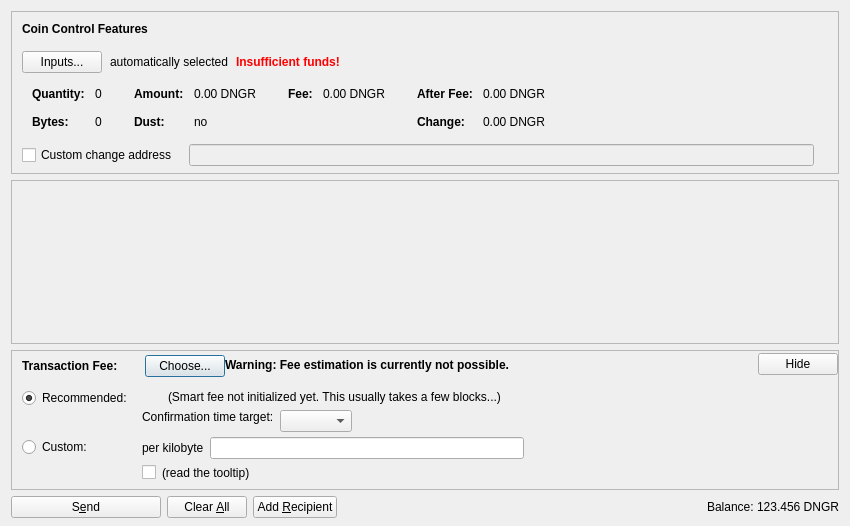
<?xml version="1.0" encoding="UTF-8"?>
<ui version="4.0">
 <class>SendCoinsDialog</class>
 <widget class="QDialog" name="SendCoinsDialog">
  <property name="geometry">
   <rect>
    <x>0</x>
    <y>0</y>
    <width>850</width>
    <height>526</height>
   </rect>
  </property>
  <property name="windowTitle">
   <string>Send Coins</string>
  </property>
  <layout class="QVBoxLayout" name="verticalLayout" stretch="0,1,0,0">
   <property name="bottomMargin">
    <number>8</number>
   </property>
   <item>
    <widget class="QFrame" name="frameCoinControl">
     <property name="sizePolicy">
      <sizepolicy hsizetype="Expanding" vsizetype="Expanding">
       <horstretch>0</horstretch>
       <verstretch>0</verstretch>
      </sizepolicy>
     </property>
     <property name="maximumSize">
      <size>
       <width>16777215</width>
       <height>16777215</height>
      </size>
     </property>
     <property name="frameShape">
      <enum>QFrame::StyledPanel</enum>
     </property>
     <property name="frameShadow">
      <enum>QFrame::Sunken</enum>
     </property>
     <layout class="QVBoxLayout" name="verticalLayoutCoinControl2">
      <property name="spacing">
       <number>0</number>
      </property>
      <property name="leftMargin">
       <number>0</number>
      </property>
      <property name="topMargin">
       <number>0</number>
      </property>
      <property name="rightMargin">
       <number>0</number>
      </property>
      <property name="bottomMargin">
       <number>6</number>
      </property>
      <item>
       <layout class="QVBoxLayout" name="verticalLayoutCoinControl" stretch="0,0,0,0,1">
        <property name="spacing">
         <number>0</number>
        </property>
        <property name="leftMargin">
         <number>10</number>
        </property>
        <property name="topMargin">
         <number>10</number>
        </property>
        <item>
         <layout class="QHBoxLayout" name="horizontalLayoutCoinControl1">
          <property name="bottomMargin">
           <number>15</number>
          </property>
          <item>
           <widget class="QLabel" name="labelCoinControlFeatures">
            <property name="sizePolicy">
             <sizepolicy hsizetype="Preferred" vsizetype="Maximum">
              <horstretch>0</horstretch>
              <verstretch>0</verstretch>
             </sizepolicy>
            </property>
            <property name="font">
             <font>
              <weight>75</weight>
              <bold>true</bold>
             </font>
            </property>
            <property name="styleSheet">
             <string notr="true">font-weight:bold;</string>
            </property>
            <property name="text">
             <string>Coin Control Features</string>
            </property>
           </widget>
          </item>
         </layout>
        </item>
        <item>
         <layout class="QHBoxLayout" name="horizontalLayoutCoinControl2" stretch="0,0,0,0">
          <property name="spacing">
           <number>8</number>
          </property>
          <property name="bottomMargin">
           <number>10</number>
          </property>
          <item>
           <widget class="QPushButton" name="pushButtonCoinControl">
            <property name="styleSheet">
             <string notr="true"/>
            </property>
            <property name="text">
             <string>Inputs...</string>
            </property>
            <property name="autoDefault">
             <bool>false</bool>
            </property>
           </widget>
          </item>
          <item>
           <widget class="QLabel" name="labelCoinControlAutomaticallySelected">
            <property name="text">
             <string>automatically selected</string>
            </property>
            <property name="margin">
             <number>5</number>
            </property>
           </widget>
          </item>
          <item>
           <widget class="QLabel" name="labelCoinControlInsuffFunds">
            <property name="font">
             <font>
              <weight>75</weight>
              <bold>true</bold>
             </font>
            </property>
            <property name="styleSheet">
             <string notr="true">color:red;font-weight:bold;</string>
            </property>
            <property name="text">
             <string>Insufficient funds!</string>
            </property>
            <property name="margin">
             <number>5</number>
            </property>
           </widget>
          </item>
          <item>
           <spacer name="horizontalSpacerCoinControl">
            <property name="orientation">
             <enum>Qt::Horizontal</enum>
            </property>
            <property name="sizeHint" stdset="0">
             <size>
              <width>40</width>
              <height>1</height>
             </size>
            </property>
           </spacer>
          </item>
         </layout>
        </item>
        <item>
         <widget class="QWidget" name="widgetCoinControl" native="true">
          <property name="sizePolicy">
           <sizepolicy hsizetype="Preferred" vsizetype="Preferred">
            <horstretch>0</horstretch>
            <verstretch>0</verstretch>
           </sizepolicy>
          </property>
          <property name="minimumSize">
           <size>
            <width>0</width>
            <height>0</height>
           </size>
          </property>
          <property name="styleSheet">
           <string notr="true"/>
          </property>
          <layout class="QHBoxLayout" name="horizontalLayoutCoinControl5">
           <property name="leftMargin">
            <number>0</number>
           </property>
           <property name="topMargin">
            <number>0</number>
           </property>
           <property name="rightMargin">
            <number>0</number>
           </property>
           <property name="bottomMargin">
            <number>0</number>
           </property>
           <item>
            <layout class="QHBoxLayout" name="horizontalLayoutCoinControl3" stretch="0,0,0,1">
             <property name="spacing">
              <number>20</number>
             </property>
             <property name="topMargin">
              <number>0</number>
             </property>
             <property name="bottomMargin">
              <number>10</number>
             </property>
             <item>
              <layout class="QFormLayout" name="formLayoutCoinControl1">
               <property name="horizontalSpacing">
                <number>10</number>
               </property>
               <property name="verticalSpacing">
                <number>14</number>
               </property>
               <property name="leftMargin">
                <number>10</number>
               </property>
               <property name="topMargin">
                <number>4</number>
               </property>
               <property name="rightMargin">
                <number>6</number>
               </property>
               <item row="0" column="0">
                <widget class="QLabel" name="labelCoinControlQuantityText">
                 <property name="font">
                  <font>
                   <weight>75</weight>
                   <bold>true</bold>
                  </font>
                 </property>
                 <property name="text">
                  <string>Quantity:</string>
                 </property>
                 <property name="margin">
                  <number>0</number>
                 </property>
                </widget>
               </item>
               <item row="0" column="1">
                <widget class="QLabel" name="labelCoinControlQuantity">
                 <property name="cursor">
                  <cursorShape>IBeamCursor</cursorShape>
                 </property>
                 <property name="contextMenuPolicy">
                  <enum>Qt::ActionsContextMenu</enum>
                 </property>
                 <property name="text">
                  <string notr="true">0</string>
                 </property>
                 <property name="margin">
                  <number>0</number>
                 </property>
                 <property name="textInteractionFlags">
                  <set>Qt::LinksAccessibleByMouse|Qt::TextSelectableByKeyboard|Qt::TextSelectableByMouse</set>
                 </property>
                </widget>
               </item>
               <item row="1" column="0">
                <widget class="QLabel" name="labelCoinControlBytesText">
                 <property name="font">
                  <font>
                   <weight>75</weight>
                   <bold>true</bold>
                  </font>
                 </property>
                 <property name="text">
                  <string>Bytes:</string>
                 </property>
                </widget>
               </item>
               <item row="1" column="1">
                <widget class="QLabel" name="labelCoinControlBytes">
                 <property name="cursor">
                  <cursorShape>IBeamCursor</cursorShape>
                 </property>
                 <property name="contextMenuPolicy">
                  <enum>Qt::ActionsContextMenu</enum>
                 </property>
                 <property name="text">
                  <string notr="true">0</string>
                 </property>
                 <property name="textInteractionFlags">
                  <set>Qt::LinksAccessibleByMouse|Qt::TextSelectableByKeyboard|Qt::TextSelectableByMouse</set>
                 </property>
                </widget>
               </item>
              </layout>
             </item>
             <item>
              <layout class="QFormLayout" name="formLayoutCoinControl2">
               <property name="horizontalSpacing">
                <number>10</number>
               </property>
               <property name="verticalSpacing">
                <number>14</number>
               </property>
               <property name="leftMargin">
                <number>6</number>
               </property>
               <property name="topMargin">
                <number>4</number>
               </property>
               <property name="rightMargin">
                <number>6</number>
               </property>
               <item row="0" column="0">
                <widget class="QLabel" name="labelCoinControlAmountText">
                 <property name="font">
                  <font>
                   <weight>75</weight>
                   <bold>true</bold>
                  </font>
                 </property>
                 <property name="text">
                  <string>Amount:</string>
                 </property>
                 <property name="margin">
                  <number>0</number>
                 </property>
                </widget>
               </item>
               <item row="0" column="1">
                <widget class="QLabel" name="labelCoinControlAmount">
                 <property name="cursor">
                  <cursorShape>IBeamCursor</cursorShape>
                 </property>
                 <property name="contextMenuPolicy">
                  <enum>Qt::ActionsContextMenu</enum>
                 </property>
                 <property name="text">
                  <string notr="true">0.00 DNGR</string>
                 </property>
                 <property name="textInteractionFlags">
                  <set>Qt::LinksAccessibleByMouse|Qt::TextSelectableByKeyboard|Qt::TextSelectableByMouse</set>
                 </property>
                </widget>
               </item>
               <item row="1" column="0">
                <widget class="QLabel" name="labelCoinControlLowOutputText">
                 <property name="font">
                  <font>
                   <weight>75</weight>
                   <bold>true</bold>
                  </font>
                 </property>
                 <property name="text">
                  <string>Dust:</string>
                 </property>
                </widget>
               </item>
               <item row="1" column="1">
                <widget class="QLabel" name="labelCoinControlLowOutput">
                 <property name="cursor">
                  <cursorShape>IBeamCursor</cursorShape>
                 </property>
                 <property name="contextMenuPolicy">
                  <enum>Qt::ActionsContextMenu</enum>
                 </property>
                 <property name="text">
                  <string notr="true">no</string>
                 </property>
                 <property name="textInteractionFlags">
                  <set>Qt::LinksAccessibleByMouse|Qt::TextSelectableByKeyboard|Qt::TextSelectableByMouse</set>
                 </property>
                </widget>
               </item>
              </layout>
             </item>
             <item>
              <layout class="QFormLayout" name="formLayoutCoinControl3">
               <property name="horizontalSpacing">
                <number>10</number>
               </property>
               <property name="verticalSpacing">
                <number>14</number>
               </property>
               <property name="leftMargin">
                <number>6</number>
               </property>
               <property name="topMargin">
                <number>4</number>
               </property>
               <property name="rightMargin">
                <number>6</number>
               </property>
               <item row="0" column="0">
                <widget class="QLabel" name="labelCoinControlFeeText">
                 <property name="font">
                  <font>
                   <weight>75</weight>
                   <bold>true</bold>
                  </font>
                 </property>
                 <property name="text">
                  <string>Fee:</string>
                 </property>
                 <property name="margin">
                  <number>0</number>
                 </property>
                </widget>
               </item>
               <item row="0" column="1">
                <widget class="QLabel" name="labelCoinControlFee">
                 <property name="cursor">
                  <cursorShape>IBeamCursor</cursorShape>
                 </property>
                 <property name="contextMenuPolicy">
                  <enum>Qt::ActionsContextMenu</enum>
                 </property>
                 <property name="text">
                  <string notr="true">0.00 DNGR</string>
                 </property>
                 <property name="textInteractionFlags">
                  <set>Qt::LinksAccessibleByMouse|Qt::TextSelectableByKeyboard|Qt::TextSelectableByMouse</set>
                 </property>
                </widget>
               </item>
              </layout>
             </item>
             <item>
              <layout class="QFormLayout" name="formLayoutCoinControl4">
               <property name="horizontalSpacing">
                <number>10</number>
               </property>
               <property name="verticalSpacing">
                <number>14</number>
               </property>
               <property name="leftMargin">
                <number>6</number>
               </property>
               <property name="topMargin">
                <number>4</number>
               </property>
               <property name="rightMargin">
                <number>6</number>
               </property>
               <item row="0" column="0">
                <widget class="QLabel" name="labelCoinControlAfterFeeText">
                 <property name="font">
                  <font>
                   <weight>75</weight>
                   <bold>true</bold>
                  </font>
                 </property>
                 <property name="text">
                  <string>After Fee:</string>
                 </property>
                 <property name="margin">
                  <number>0</number>
                 </property>
                </widget>
               </item>
               <item row="0" column="1">
                <widget class="QLabel" name="labelCoinControlAfterFee">
                 <property name="cursor">
                  <cursorShape>IBeamCursor</cursorShape>
                 </property>
                 <property name="contextMenuPolicy">
                  <enum>Qt::ActionsContextMenu</enum>
                 </property>
                 <property name="text">
                  <string notr="true">0.00 DNGR</string>
                 </property>
                 <property name="textInteractionFlags">
                  <set>Qt::LinksAccessibleByMouse|Qt::TextSelectableByKeyboard|Qt::TextSelectableByMouse</set>
                 </property>
                </widget>
               </item>
               <item row="1" column="0">
                <widget class="QLabel" name="labelCoinControlChangeText">
                 <property name="font">
                  <font>
                   <weight>75</weight>
                   <bold>true</bold>
                  </font>
                 </property>
                 <property name="text">
                  <string>Change:</string>
                 </property>
                </widget>
               </item>
               <item row="1" column="1">
                <widget class="QLabel" name="labelCoinControlChange">
                 <property name="cursor">
                  <cursorShape>IBeamCursor</cursorShape>
                 </property>
                 <property name="contextMenuPolicy">
                  <enum>Qt::ActionsContextMenu</enum>
                 </property>
                 <property name="text">
                  <string notr="true">0.00 DNGR</string>
                 </property>
                 <property name="textInteractionFlags">
                  <set>Qt::LinksAccessibleByMouse|Qt::TextSelectableByKeyboard|Qt::TextSelectableByMouse</set>
                 </property>
                </widget>
               </item>
              </layout>
             </item>
            </layout>
           </item>
          </layout>
         </widget>
        </item>
        <item>
         <layout class="QHBoxLayout" name="horizontalLayoutCoinControl4" stretch="0,0,0">
          <property name="spacing">
           <number>12</number>
          </property>
          <property name="sizeConstraint">
           <enum>QLayout::SetDefaultConstraint</enum>
          </property>
          <property name="topMargin">
           <number>5</number>
          </property>
          <property name="rightMargin">
           <number>5</number>
          </property>
          <item>
           <widget class="QCheckBox" name="checkBoxCoinControlChange">
            <property name="toolTip">
             <string>If this is activated, but the change address is empty or invalid, change will be sent to a newly generated address.</string>
            </property>
            <property name="text">
             <string>Custom change address</string>
            </property>
           </widget>
          </item>
          <item>
           <widget class="QValidatedLineEdit" name="lineEditCoinControlChange">
            <property name="enabled">
             <bool>false</bool>
            </property>
            <property name="sizePolicy">
             <sizepolicy hsizetype="Expanding" vsizetype="Fixed">
              <horstretch>0</horstretch>
              <verstretch>0</verstretch>
             </sizepolicy>
            </property>
           </widget>
          </item>
          <item>
           <widget class="QLabel" name="labelCoinControlChangeLabel">
            <property name="sizePolicy">
             <sizepolicy hsizetype="Preferred" vsizetype="Expanding">
              <horstretch>0</horstretch>
              <verstretch>0</verstretch>
             </sizepolicy>
            </property>
            <property name="minimumSize">
             <size>
              <width>0</width>
              <height>0</height>
             </size>
            </property>
            <property name="text">
             <string/>
            </property>
            <property name="margin">
             <number>3</number>
            </property>
           </widget>
          </item>
         </layout>
        </item>
        <item>
         <spacer name="verticalSpacerCoinControl">
          <property name="orientation">
           <enum>Qt::Vertical</enum>
          </property>
          <property name="sizeHint" stdset="0">
           <size>
            <width>800</width>
            <height>1</height>
           </size>
          </property>
         </spacer>
        </item>
       </layout>
      </item>
     </layout>
    </widget>
   </item>
   <item>
    <widget class="QScrollArea" name="scrollArea">
     <property name="widgetResizable">
      <bool>true</bool>
     </property>
     <widget class="QWidget" name="scrollAreaWidgetContents">
      <property name="geometry">
       <rect>
        <x>0</x>
        <y>0</y>
        <width>830</width>
        <height>104</height>
       </rect>
      </property>
      <layout class="QVBoxLayout" name="verticalLayout_2" stretch="0,1">
       <property name="leftMargin">
        <number>0</number>
       </property>
       <property name="topMargin">
        <number>0</number>
       </property>
       <property name="rightMargin">
        <number>0</number>
       </property>
       <property name="bottomMargin">
        <number>0</number>
       </property>
       <item>
        <layout class="QVBoxLayout" name="entries">
         <property name="spacing">
          <number>6</number>
         </property>
        </layout>
       </item>
       <item>
        <spacer name="verticalSpacer">
         <property name="orientation">
          <enum>Qt::Vertical</enum>
         </property>
         <property name="sizeHint" stdset="0">
          <size>
           <width>20</width>
           <height>40</height>
          </size>
         </property>
        </spacer>
       </item>
      </layout>
     </widget>
    </widget>
   </item>
   <item>
    <widget class="QFrame" name="frameFee">
     <property name="sizePolicy">
      <sizepolicy hsizetype="Expanding" vsizetype="Expanding">
       <horstretch>0</horstretch>
       <verstretch>0</verstretch>
      </sizepolicy>
     </property>
     <property name="maximumSize">
      <size>
       <width>16777215</width>
       <height>16777215</height>
      </size>
     </property>
     <property name="frameShape">
      <enum>QFrame::StyledPanel</enum>
     </property>
     <property name="frameShadow">
      <enum>QFrame::Sunken</enum>
     </property>
     <layout class="QVBoxLayout" name="verticalLayoutFee1">
      <property name="spacing">
       <number>0</number>
      </property>
      <property name="leftMargin">
       <number>0</number>
      </property>
      <property name="topMargin">
       <number>0</number>
      </property>
      <property name="rightMargin">
       <number>0</number>
      </property>
      <property name="bottomMargin">
       <number>0</number>
      </property>
      <item>
       <layout class="QVBoxLayout" name="verticalLayoutFee2" stretch="0,0,0">
        <property name="spacing">
         <number>0</number>
        </property>
        <property name="leftMargin">
         <number>10</number>
        </property>
        <property name="topMargin">
         <number>0</number>
        </property>
        <item>
         <layout class="QHBoxLayout" name="horizontalLayoutFee1">
          <property name="bottomMargin">
           <number>0</number>
          </property>
          <item>
           <layout class="QVBoxLayout" name="verticalLayoutFee7">
            <property name="spacing">
             <number>0</number>
            </property>
            <item>
             <spacer name="verticalSpacerSmartFee">
              <property name="orientation">
               <enum>Qt::Vertical</enum>
              </property>
              <property name="sizeType">
               <enum>QSizePolicy::Fixed</enum>
              </property>
              <property name="sizeHint" stdset="0">
               <size>
                <width>1</width>
                <height>4</height>
               </size>
              </property>
             </spacer>
            </item>
            <item>
             <layout class="QHBoxLayout" name="horizontalLayoutSmartFee">
              <property name="spacing">
               <number>10</number>
              </property>
              <item>
               <widget class="QLabel" name="labelFeeHeadline">
                <property name="sizePolicy">
                 <sizepolicy hsizetype="Preferred" vsizetype="Maximum">
                  <horstretch>0</horstretch>
                  <verstretch>0</verstretch>
                 </sizepolicy>
                </property>
                <property name="font">
                 <font>
                  <weight>75</weight>
                  <bold>true</bold>
                 </font>
                </property>
                <property name="styleSheet">
                 <string notr="true">font-weight:bold;</string>
                </property>
                <property name="text">
                 <string>Transaction Fee:</string>
                </property>
               </widget>
              </item>
              <item>
               <widget class="QLabel" name="labelFeeMinimized">
                <property name="text">
                 <string/>
                </property>
               </widget>
              </item>
              <item>
               <widget class="QPushButton" name="buttonChooseFee">
                <property name="text">
                 <string>Choose...</string>
                </property>
               </widget>
              </item>
             </layout>
            </item>
            <item>
             <spacer name="verticalSpacer_5">
              <property name="orientation">
               <enum>Qt::Vertical</enum>
              </property>
              <property name="sizeHint" stdset="0">
               <size>
                <width>1</width>
                <height>1</height>
               </size>
              </property>
             </spacer>
            </item>
           </layout>
          </item>
          <item>
           <widget class="QLabel" name="fallbackFeeWarningLabel">
            <property name="toolTip">
             <string>Using the fallbackfee can result in sending a transaction that will take several hours or days (or never) to confirm. Consider choosing your fee manually or wait until you have validated the complete chain.</string>
            </property>
            <property name="font">
            <font>
                <weight>75</weight>
                <bold>true</bold>
            </font>
            </property>
            <property name="text">
             <string>Warning: Fee estimation is currently not possible.</string>
            </property>
            <property name="wordWrap">
             <bool>false</bool>
            </property>
           </widget>
          </item>
          <item>
           <spacer name="horizontalSpacer_4">
            <property name="orientation">
             <enum>Qt::Horizontal</enum>
            </property>
            <property name="sizeType">
             <enum>QSizePolicy::MinimumExpanding</enum>
            </property>
            <property name="sizeHint" stdset="0">
             <size>
              <width>40</width>
              <height>20</height>
             </size>
            </property>
           </spacer>
          </item>
          <item>
           <widget class="QPushButton" name="buttonMinimizeFee">
            <property name="toolTip">
             <string>collapse fee-settings</string>
            </property>
            <property name="text">
             <string>Hide</string>
            </property>
           </widget>
          </item>
         </layout>
        </item>
        <item>
         <widget class="QFrame" name="frameFeeSelection">
          <layout class="QVBoxLayout" name="verticalLayoutFee12">
           <property name="spacing">
            <number>0</number>
           </property>
           <property name="leftMargin">
            <number>0</number>
           </property>
           <property name="topMargin">
            <number>0</number>
           </property>
           <property name="rightMargin">
            <number>0</number>
           </property>
           <property name="bottomMargin">
            <number>0</number>
           </property>
           <item>
            <layout class="QGridLayout" name="gridLayoutFee">
             <property name="topMargin">
              <number>10</number>
             </property>
             <property name="bottomMargin">
              <number>4</number>
             </property>
             <property name="horizontalSpacing">
              <number>10</number>
             </property>
             <property name="verticalSpacing">
              <number>4</number>
             </property>
             <item row="1" column="1">
              <layout class="QVBoxLayout" name="verticalLayoutFee8">
               <property name="spacing">
                <number>6</number>
               </property>
               <item>
                <layout class="QHBoxLayout" name="horizontalLayoutFee13">
                 <item>
                  <widget class="QLabel" name="labelCustomPerKilobyte">
                   <property name="toolTip">
                    <string>If the custom fee is set to 1000 satoshis and the transaction is only 250 bytes, then &quot;per kilobyte&quot; only pays 250 satoshis in fee, while &quot;total at least&quot; pays 1000 satoshis. For transactions bigger than a kilobyte both pay by kilobyte.</string>
                   </property>
                   <property name="text">
                    <string>per kilobyte</string>
                   </property>
                  </widget>
                 </item>
                 <item>
                  <widget class="BitcoinAmountField" name="customFee"/>
                 </item>
                 <item>
                  <spacer name="horizontalSpacer_6">
                   <property name="orientation">
                    <enum>Qt::Horizontal</enum>
                   </property>
                   <property name="sizeHint" stdset="0">
                    <size>
                     <width>1</width>
                     <height>1</height>
                    </size>
                   </property>
                  </spacer>
                 </item>
                </layout>
               </item>
               <item>
                <layout class="QHBoxLayout" name="horizontalLayoutFee8">
                 <item>
                  <widget class="QCheckBox" name="checkBoxMinimumFee">
                   <property name="toolTip">
                    <string>Paying only the minimum fee is just fine as long as there is less transaction volume than space in the blocks. But be aware that this can end up in a never confirming transaction once there is more demand for dongri transactions than the network can process.</string>
                   </property>
                   <property name="text">
                    <string/>
                   </property>
                  </widget>
                 </item>
                 <item>
                  <widget class="QLabel" name="labelMinFeeWarning">
                   <property name="enabled">
                    <bool>true</bool>
                   </property>
                   <property name="toolTip">
                    <string>Paying only the minimum fee is just fine as long as there is less transaction volume than space in the blocks. But be aware that this can end up in a never confirming transaction once there is more demand for dongri transactions than the network can process.</string>
                   </property>
                   <property name="text">
                    <string>(read the tooltip)</string>
                   </property>
                   <property name="margin">
                    <number>5</number>
                   </property>
                  </widget>
                 </item>
                 <item>
                  <spacer name="horizontalSpacer_2">
                   <property name="orientation">
                    <enum>Qt::Horizontal</enum>
                   </property>
                   <property name="sizeHint" stdset="0">
                    <size>
                     <width>1</width>
                     <height>1</height>
                    </size>
                   </property>
                  </spacer>
                 </item>
                </layout>
               </item>
              </layout>
             </item>
             <item row="0" column="0">
              <layout class="QVBoxLayout" name="verticalLayoutFee4" stretch="0,1">
               <item>
                <widget class="QRadioButton" name="radioSmartFee">
                 <property name="text">
                  <string>Recommended:</string>
                 </property>
                 <property name="checked">
                  <bool>true</bool>
                 </property>
                 <attribute name="buttonGroup">
                  <string notr="true">groupFee</string>
                 </attribute>
                </widget>
               </item>
               <item>
                <spacer name="verticalSpacer_2">
                 <property name="orientation">
                  <enum>Qt::Vertical</enum>
                 </property>
                 <property name="sizeHint" stdset="0">
                  <size>
                   <width>1</width>
                   <height>1</height>
                  </size>
                 </property>
                </spacer>
               </item>
              </layout>
             </item>
             <item row="1" column="0">
              <layout class="QVBoxLayout" name="verticalLayoutFee9" stretch="0,1">
               <item>
                <widget class="QRadioButton" name="radioCustomFee">
                 <property name="text">
                  <string>Custom:</string>
                 </property>
                 <attribute name="buttonGroup">
                  <string notr="true">groupFee</string>
                 </attribute>
                </widget>
               </item>
               <item>
                <spacer name="verticalSpacer_6">
                 <property name="orientation">
                  <enum>Qt::Vertical</enum>
                 </property>
                 <property name="sizeHint" stdset="0">
                  <size>
                   <width>1</width>
                   <height>1</height>
                  </size>
                 </property>
                </spacer>
               </item>
              </layout>
             </item>
             <item row="0" column="1">
              <layout class="QVBoxLayout" name="verticalLayoutFee3" stretch="0,0,1">
               <property name="spacing">
                <number>6</number>
               </property>
               <property name="topMargin">
                <number>2</number>
               </property>
               <item>
                <layout class="QHBoxLayout" name="horizontalLayoutFee12">
                 <item>
                  <widget class="QLabel" name="labelSmartFee">
                   <property name="text">
                    <string/>
                   </property>
                   <property name="margin">
                    <number>2</number>
                   </property>
                  </widget>
                 </item>
                 <item>
                  <widget class="QLabel" name="labelFeeEstimation">
                   <property name="text">
                    <string/>
                   </property>
                  </widget>
                 </item>
                 <item>
                  <widget class="QLabel" name="labelSmartFee2">
                   <property name="text">
                    <string>(Smart fee not initialized yet. This usually takes a few blocks...)</string>
                   </property>
                   <property name="margin">
                    <number>2</number>
                   </property>
                  </widget>
                 </item>
                 <item>
                  <spacer name="horizontalSpacer_5">
                   <property name="orientation">
                    <enum>Qt::Horizontal</enum>
                   </property>
                   <property name="sizeHint" stdset="0">
                    <size>
                     <width>1</width>
                     <height>1</height>
                    </size>
                   </property>
                  </spacer>
                 </item>
                </layout>
               </item>
               <item>
                <layout class="QHBoxLayout" name="horizontalLayoutFee9">
                 <item>
                  <layout class="QVBoxLayout" name="verticalLayoutFee6">
                   <item>
                    <widget class="QLabel" name="labelSmartFee3">
                     <property name="text">
                      <string>Confirmation time target:</string>
                     </property>
                     <property name="margin">
                      <number>2</number>
                     </property>
                    </widget>
                   </item>
                   <item>
                    <spacer name="verticalSpacer_3">
                     <property name="orientation">
                      <enum>Qt::Vertical</enum>
                     </property>
                     <property name="sizeHint" stdset="0">
                      <size>
                       <width>1</width>
                       <height>1</height>
                      </size>
                     </property>
                    </spacer>
                   </item>
                  </layout>
                 </item>
                 <item>
                  <layout class="QVBoxLayout" name="verticalLayoutFee5">
                   <property name="rightMargin">
                    <number>30</number>
                   </property>
                   <item>
                    <layout class="QHBoxLayout" name="horizontalLayoutConfTarget">
                     <property name="bottomMargin">
                      <number>0</number>
                     </property>
                     <item>
                      <widget class="QComboBox" name="confTargetSelector"/>
                     </item>
                     <item>
                      <spacer name="horizontalSpacerConfTarget">
                       <property name="orientation">
                        <enum>Qt::Horizontal</enum>
                       </property>
                       <property name="sizeHint" stdset="0">
                        <size>
                         <width>40</width>
                         <height>20</height>
                        </size>
                       </property>
                      </spacer>
                     </item>
                    </layout>
                   </item>
                  </layout>
                 </item>
                </layout>
               </item>
               <item>
                <spacer name="verticalSpacer_4">
                 <property name="orientation">
                  <enum>Qt::Vertical</enum>
                 </property>
                 <property name="sizeHint" stdset="0">
                  <size>
                   <width>1</width>
                   <height>1</height>
                  </size>
                 </property>
                </spacer>
               </item>
              </layout>
             </item>
            </layout>
           </item>
          </layout>
         </widget>
        </item>
        <item>
         <spacer name="verticalSpacerFee">
          <property name="orientation">
           <enum>Qt::Vertical</enum>
          </property>
          <property name="sizeHint" stdset="0">
           <size>
            <width>40</width>
            <height>5</height>
           </size>
          </property>
         </spacer>
        </item>
       </layout>
      </item>
     </layout>
    </widget>
   </item>
   <item>
    <layout class="QHBoxLayout" name="horizontalLayout">
     <item>
      <widget class="QPushButton" name="sendButton">
       <property name="minimumSize">
        <size>
         <width>150</width>
         <height>0</height>
        </size>
       </property>
       <property name="toolTip">
        <string>Confirm the send action</string>
       </property>
       <property name="text">
        <string>S&amp;end</string>
       </property>
       <property name="icon">
        <iconset resource="../bitcoin.qrc">
         <normaloff>:/icons/send</normaloff>:/icons/send</iconset>
       </property>
       <property name="autoDefault">
        <bool>false</bool>
       </property>
       <property name="default">
        <bool>false</bool>
       </property>
      </widget>
     </item>
     <item>
      <widget class="QPushButton" name="clearButton">
       <property name="sizePolicy">
        <sizepolicy hsizetype="Minimum" vsizetype="Fixed">
         <horstretch>0</horstretch>
         <verstretch>0</verstretch>
        </sizepolicy>
       </property>
       <property name="toolTip">
        <string>Clear all fields of the form.</string>
       </property>
       <property name="text">
        <string>Clear &amp;All</string>
       </property>
       <property name="icon">
        <iconset resource="../bitcoin.qrc">
         <normaloff>:/icons/remove</normaloff>:/icons/remove</iconset>
       </property>
       <property name="autoDefault">
        <bool>false</bool>
       </property>
      </widget>
     </item>
     <item>
      <widget class="QPushButton" name="addButton">
       <property name="toolTip">
        <string>Send to multiple recipients at once</string>
       </property>
       <property name="text">
        <string>Add &amp;Recipient</string>
       </property>
       <property name="icon">
        <iconset resource="../bitcoin.qrc">
         <normaloff>:/icons/add</normaloff>:/icons/add</iconset>
       </property>
       <property name="autoDefault">
        <bool>false</bool>
       </property>
      </widget>
     </item>
     <item>
      <spacer name="horizontalSpacer">
       <property name="orientation">
        <enum>Qt::Horizontal</enum>
       </property>
       <property name="sizeHint" stdset="0">
        <size>
         <width>40</width>
         <height>20</height>
        </size>
       </property>
      </spacer>
     </item>
     <item>
      <layout class="QHBoxLayout" name="horizontalLayout_2">
       <property name="spacing">
        <number>3</number>
       </property>
       <item>
        <widget class="QLabel" name="label">
         <property name="sizePolicy">
          <sizepolicy hsizetype="Preferred" vsizetype="Fixed">
           <horstretch>0</horstretch>
           <verstretch>0</verstretch>
          </sizepolicy>
         </property>
         <property name="text">
          <string>Balance:</string>
         </property>
        </widget>
       </item>
       <item>
        <widget class="QLabel" name="labelBalance">
         <property name="sizePolicy">
          <sizepolicy hsizetype="Preferred" vsizetype="Fixed">
           <horstretch>0</horstretch>
           <verstretch>0</verstretch>
          </sizepolicy>
         </property>
         <property name="cursor">
          <cursorShape>IBeamCursor</cursorShape>
         </property>
         <property name="text">
          <string notr="true">123.456 DNGR</string>
         </property>
         <property name="textInteractionFlags">
          <set>Qt::LinksAccessibleByMouse|Qt::TextSelectableByKeyboard|Qt::TextSelectableByMouse</set>
         </property>
        </widget>
       </item>
      </layout>
     </item>
    </layout>
   </item>
  </layout>
 </widget>
 <customwidgets>
  <customwidget>
   <class>QValidatedLineEdit</class>
   <extends>QLineEdit</extends>
   <header>qvalidatedlineedit.h</header>
  </customwidget>
  <customwidget>
   <class>BitcoinAmountField</class>
   <extends>QLineEdit</extends>
   <header>bitcoinamountfield.h</header>
   <container>1</container>
  </customwidget>
 </customwidgets>
 <resources>
  <include location="../bitcoin.qrc"/>
 </resources>
 <connections/>
 <buttongroups>
  <buttongroup name="groupFee"/>
 </buttongroups>
</ui>
